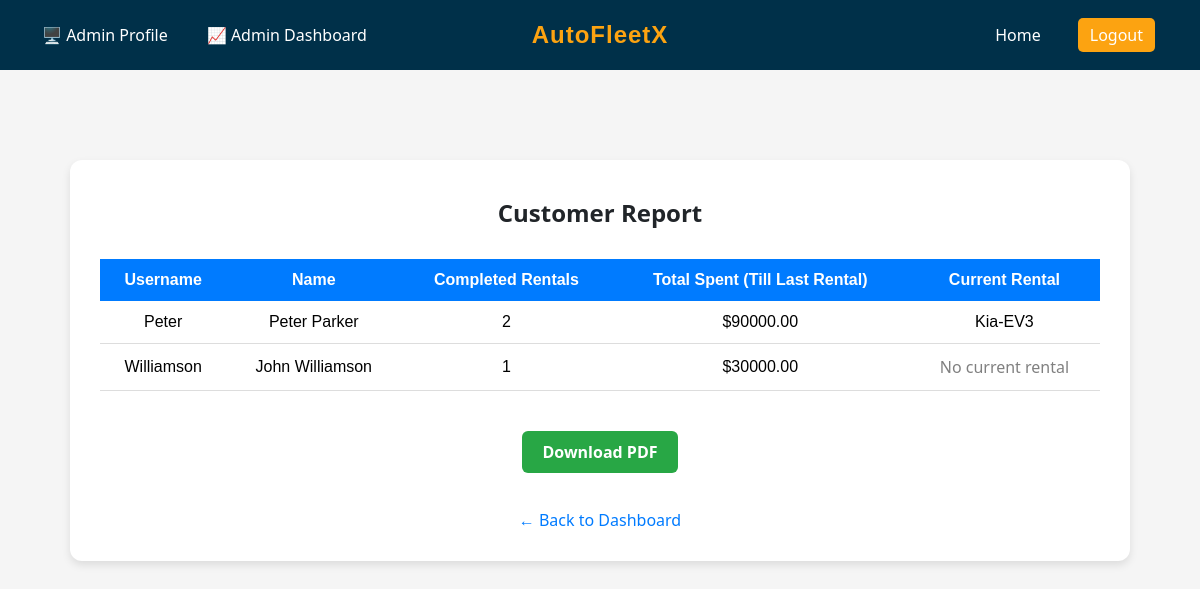
The page /dashboard/admin/customer-report/ (signed in) on the database as committed earlier.
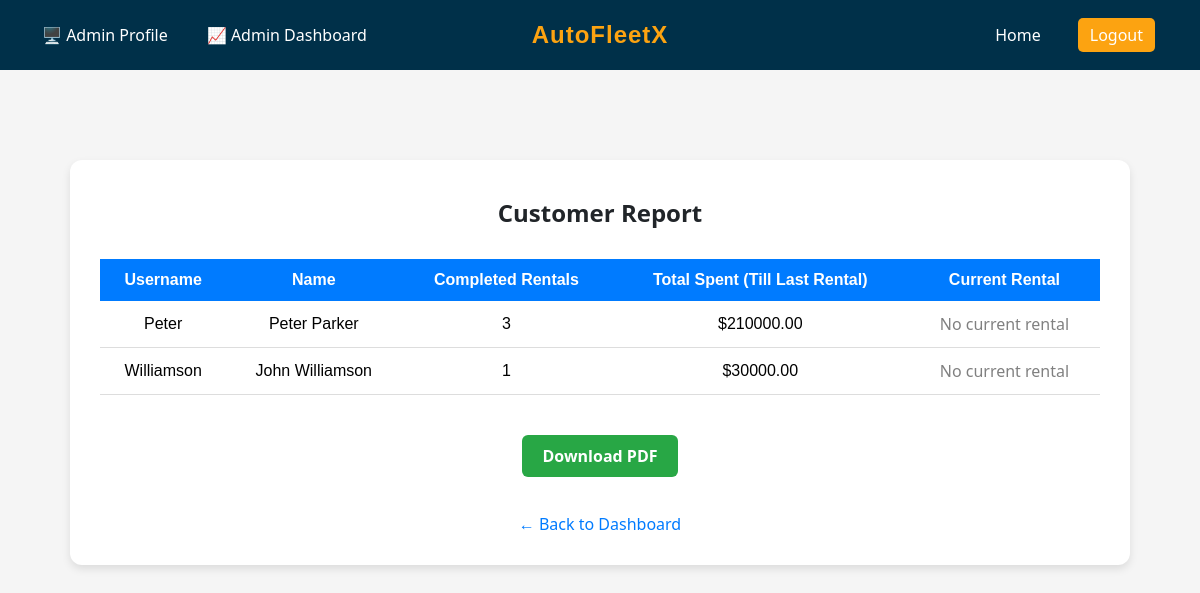
The same page on the database as committed later.
### main_app/models.py (models this page shows, shortened)
class CustomUser(AbstractUser):
    balance = models.DecimalField(
        max_digits=10,
        decimal_places=2,
        default=0.00,
        validators=[MinValueValidator(0.0)]
    )
    address = models.TextField(blank=True, null=True)

class Car(models.Model):
    name = models.CharField(max_length=100, null=False, blank=False)
    brand = models.CharField(max_length=100)
    seating_capacity = models.PositiveIntegerField(null=False, blank=False)
    rent_per_day = models.PositiveIntegerField(null=False, blank=False)
    model_year = models.PositiveIntegerField(null=True, blank=True)
    available = models.BooleanField(default=True)
    image = models.ImageField(upload_to='car_images/', default='media/car_images/default.jpg')

### main_app/views.py (the view)
# urls.py: path('dashboard/admin/customer-report/', views.admin_customer_report, name='admin_customer_report'),
@login_required
@user_passes_test(is_admin)
def admin_customer_report(request):
    users = CustomUser.objects.filter(is_superuser=False)
    customers_data = []
    for user in users:
        total_rentals = Rental.objects.filter(user=user).count()
        completed_rentals = Rental.objects.filter(user=user, is_active=False)
        current_rental = Rental.objects.filter(user=user, is_active=True).first()
        total_spent = sum(rental.total_cost for rental in completed_rentals)
        customers_data.append({
            'username': user.username,
            'full_name': f"{user.first_name} {user.last_name}",
            'total_rentals': total_rentals,
            'completed_rentals': completed_rentals.count(),
            'total_spent': total_spent,
            'current_car': current_rental.car.name if current_rental else "No current rental"
        })
    return render(request, 'main_app/admin/customer_report.html', {
        'customers_data': customers_data
    })

### main_app/views.py (called while the page is built)
def is_admin(user):
    return user.is_superuser

### main_app/templates/main_app/admin/customer_report.html (shortened to what this page needs)
{% extends 'base.html' %}
{% block content %}
{% load static %}
<!DOCTYPE html>
<html lang="en">
<head>
    <link rel="stylesheet" href="{% static 'styles/style.css' %}">
</head>
<body style="background-color: #f5f5f5; font-family: Arial, sans-serif;">
    <div style="max-width: 1000px; margin: 50px auto; background: #ffffff; padding: 30px; border-radius: 12px; box-shadow: 0 4px 8px rgba(0,0,0,0.1);">
        <h2 style="text-align: center; margin-bottom: 30px; color: #212529;">Customer Report</h2>
        {% if customers_data %}
            <table style="width: 100%; border-collapse: collapse;">
                <thead style="background-color: #007BFF; color: white;">
                    <tr>
                        <th style="padding: 12px;">Username</th>
                        <th style="padding: 12px;">Name</th>
                        <th style="padding: 12px;">Completed Rentals</th>
                        <th style="padding: 12px;">Total Spent (Till Last Rental) </th>
                        <th style="padding: 12px;">Current Rental</th>
                    </tr>
                </thead>
                <tbody>
                    {% for customer in customers_data %}
                    <tr style="text-align: center; border-bottom: 1px solid #ddd;">
                        <td style="padding: 12px;">{{ customer.username }}</td>
                        <td style="padding: 12px;">{{ customer.full_name }}</td>
                        <td style="padding: 12px;">{{ customer.completed_rentals }}</td>
                        <td style="padding: 12px;">${{ customer.total_spent }}</td>
                        <td style="padding: 12px;">
                            {% if customer.current_car == "No current rental" %}
                                <span style="color: gray;">No current rental</span>
                            {% else %}
                                {{ customer.current_car }}
                            {% endif %}
                        </td>
                    </tr>
                    {% endfor %}
                </tbody>
            </table>
            <div style="text-align: center; margin-top: 30px;">
                <a href="{% url 'pdf_customer_report' %}" class="rent-button" style="background-color: #28a745;">Download PDF</a>
            </div>
        {% else %}
            <p style="text-align: center; font-size: 18px; color: #666;">No customers found.</p>
        {% endif %}
        <div style="text-align: center; margin-top: 30px;">
            <a href="{% url 'admin_dashboard' %}" style="color: #007BFF; text-decoration: none;">&larr; Back to Dashboard</a>
        </div>
    </div>
</body>
</html>
{% endblock %}

Rows that differ between the two databases and show on the page:
no longer on this page (row edited): Car: current_car "Kia-EV3"
Other text that changed with them:
new list line: "Peter"
new list line: "Peter Parker 3 $ 210000.00 No current rental"
list line gone: "Peter"
list line gone: "Peter Parker 2 $ 90000.00"
